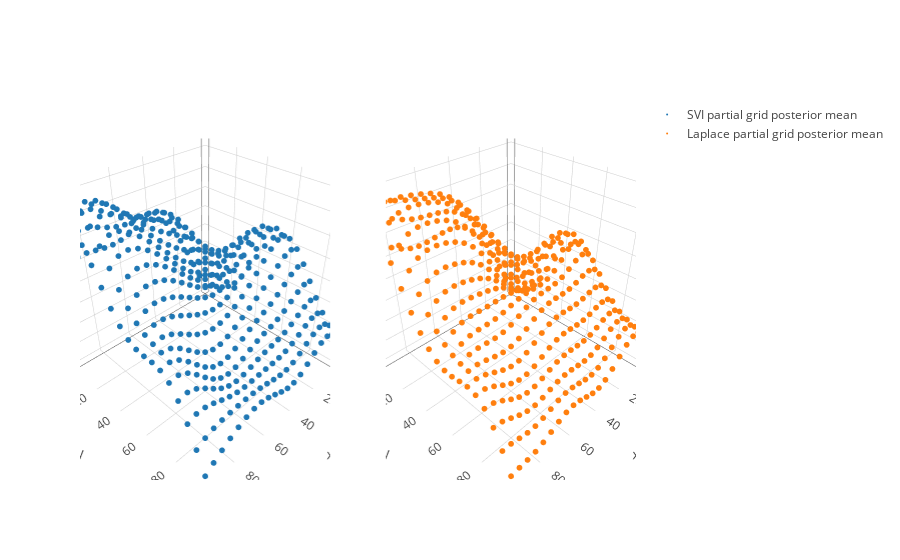

Notebook code cell kept with this figure:
### Markdown cell above
We can make predictions of the entire function below.

### Code cell
pred_svi = inf_svi.predict()
pred_lp = inf_lp.f_pred

trace_svi = go.Scatter3d(x = X[:,0], y = X[:,1], z=pred_svi, mode = 'markers', marker=dict(size = 2,), name = "SVI partial grid posterior mean")
trace_lp = go.Scatter3d(x = X[:,0], y = X[:,1], z=pred_lp, mode = 'markers', marker=dict(size = 2,), name = "Laplace partial grid posterior mean")
fig = tools.make_subplots(rows=1, cols=2, specs=[[{'is_3d': True}, {'is_3d': True}]])
fig.append_trace(trace_svi, 1, 1)
fig.append_trace(trace_lp, 1, 2)
iplot(fig)

### Figure 1 — Plotly figure (JSON) as saved in the notebook; plotly's stock layout.template omitted (floating-point values rounded to 4 significant figures; data arrays with more than 128 entries replaced by an {"elided": "..."} marker saying what was removed)
{"data": [{"marker": {"size": 2}, "mode": "markers", "name": "SVI partial grid posterior mean", "scene": "scene1", "type": "scatter3d", "x": {"elided": "400 int values"}, "y": {"elided": "400 int values"}, "z": {"elided": "400 float values"}}, {"marker": {"size": 2}, "mode": "markers", "name": "Laplace partial grid posterior mean", "scene": "scene2", "type": "scatter3d", "x": {"elided": "400 int values"}, "y": {"elided": "400 int values"}, "z": {"elided": "400 float values"}}], "layout": {"scene1": {"domain": {"x": [0, 0.45], "y": [0, 1]}}, "scene2": {"domain": {"x": [0.55, 1], "y": [0, 1]}}}}
